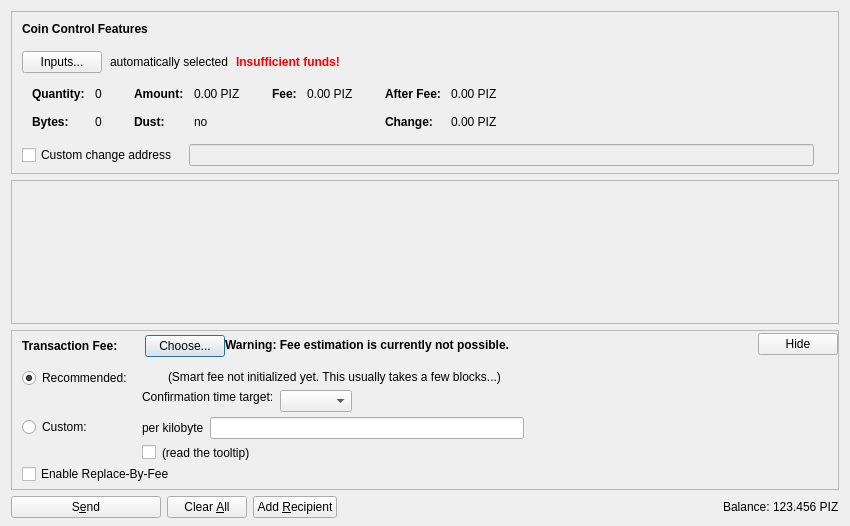
<?xml version="1.0" encoding="UTF-8"?>
<ui version="4.0">
 <class>SendCoinsDialog</class>
 <widget class="QDialog" name="SendCoinsDialog">
  <property name="geometry">
   <rect>
    <x>0</x>
    <y>0</y>
    <width>850</width>
    <height>526</height>
   </rect>
  </property>
  <property name="windowTitle">
   <string>Send Coins</string>
  </property>
  <layout class="QVBoxLayout" name="verticalLayout" stretch="0,1,0,0">
   <property name="bottomMargin">
    <number>8</number>
   </property>
   <item>
    <widget class="QFrame" name="frameCoinControl">
     <property name="sizePolicy">
      <sizepolicy hsizetype="Expanding" vsizetype="Expanding">
       <horstretch>0</horstretch>
       <verstretch>0</verstretch>
      </sizepolicy>
     </property>
     <property name="maximumSize">
      <size>
       <width>16777215</width>
       <height>16777215</height>
      </size>
     </property>
     <property name="frameShape">
      <enum>QFrame::StyledPanel</enum>
     </property>
     <property name="frameShadow">
      <enum>QFrame::Sunken</enum>
     </property>
     <layout class="QVBoxLayout" name="verticalLayoutCoinControl2">
      <property name="spacing">
       <number>0</number>
      </property>
      <property name="leftMargin">
       <number>0</number>
      </property>
      <property name="topMargin">
       <number>0</number>
      </property>
      <property name="rightMargin">
       <number>0</number>
      </property>
      <property name="bottomMargin">
       <number>6</number>
      </property>
      <item>
       <layout class="QVBoxLayout" name="verticalLayoutCoinControl" stretch="0,0,0,0,1">
        <property name="spacing">
         <number>0</number>
        </property>
        <property name="leftMargin">
         <number>10</number>
        </property>
        <property name="topMargin">
         <number>10</number>
        </property>
        <item>
         <layout class="QHBoxLayout" name="horizontalLayoutCoinControl1">
          <property name="bottomMargin">
           <number>15</number>
          </property>
          <item>
           <widget class="QLabel" name="labelCoinControlFeatures">
            <property name="sizePolicy">
             <sizepolicy hsizetype="Preferred" vsizetype="Maximum">
              <horstretch>0</horstretch>
              <verstretch>0</verstretch>
             </sizepolicy>
            </property>
            <property name="font">
             <font>
              <weight>75</weight>
              <bold>true</bold>
             </font>
            </property>
            <property name="styleSheet">
             <string notr="true">font-weight:bold;</string>
            </property>
            <property name="text">
             <string>Coin Control Features</string>
            </property>
           </widget>
          </item>
         </layout>
        </item>
        <item>
         <layout class="QHBoxLayout" name="horizontalLayoutCoinControl2" stretch="0,0,0,0">
          <property name="spacing">
           <number>8</number>
          </property>
          <property name="bottomMargin">
           <number>10</number>
          </property>
          <item>
           <widget class="QPushButton" name="pushButtonCoinControl">
            <property name="styleSheet">
             <string notr="true"/>
            </property>
            <property name="text">
             <string>Inputs...</string>
            </property>
            <property name="autoDefault">
             <bool>false</bool>
            </property>
           </widget>
          </item>
          <item>
           <widget class="QLabel" name="labelCoinControlAutomaticallySelected">
            <property name="text">
             <string>automatically selected</string>
            </property>
            <property name="margin">
             <number>5</number>
            </property>
           </widget>
          </item>
          <item>
           <widget class="QLabel" name="labelCoinControlInsuffFunds">
            <property name="font">
             <font>
              <weight>75</weight>
              <bold>true</bold>
             </font>
            </property>
            <property name="styleSheet">
             <string notr="true">color:red;font-weight:bold;</string>
            </property>
            <property name="text">
             <string>Insufficient funds!</string>
            </property>
            <property name="margin">
             <number>5</number>
            </property>
           </widget>
          </item>
          <item>
           <spacer name="horizontalSpacerCoinControl">
            <property name="orientation">
             <enum>Qt::Horizontal</enum>
            </property>
            <property name="sizeHint" stdset="0">
             <size>
              <width>40</width>
              <height>1</height>
             </size>
            </property>
           </spacer>
          </item>
         </layout>
        </item>
        <item>
         <widget class="QWidget" name="widgetCoinControl" native="true">
          <property name="sizePolicy">
           <sizepolicy hsizetype="Preferred" vsizetype="Preferred">
            <horstretch>0</horstretch>
            <verstretch>0</verstretch>
           </sizepolicy>
          </property>
          <property name="minimumSize">
           <size>
            <width>0</width>
            <height>0</height>
           </size>
          </property>
          <property name="styleSheet">
           <string notr="true"/>
          </property>
          <layout class="QHBoxLayout" name="horizontalLayoutCoinControl5">
           <property name="leftMargin">
            <number>0</number>
           </property>
           <property name="topMargin">
            <number>0</number>
           </property>
           <property name="rightMargin">
            <number>0</number>
           </property>
           <property name="bottomMargin">
            <number>0</number>
           </property>
           <item>
            <layout class="QHBoxLayout" name="horizontalLayoutCoinControl3" stretch="0,0,0,1">
             <property name="spacing">
              <number>20</number>
             </property>
             <property name="topMargin">
              <number>0</number>
             </property>
             <property name="bottomMargin">
              <number>10</number>
             </property>
             <item>
              <layout class="QFormLayout" name="formLayoutCoinControl1">
               <property name="horizontalSpacing">
                <number>10</number>
               </property>
               <property name="verticalSpacing">
                <number>14</number>
               </property>
               <property name="leftMargin">
                <number>10</number>
               </property>
               <property name="topMargin">
                <number>4</number>
               </property>
               <property name="rightMargin">
                <number>6</number>
               </property>
               <item row="0" column="0">
                <widget class="QLabel" name="labelCoinControlQuantityText">
                 <property name="font">
                  <font>
                   <weight>75</weight>
                   <bold>true</bold>
                  </font>
                 </property>
                 <property name="text">
                  <string>Quantity:</string>
                 </property>
                 <property name="margin">
                  <number>0</number>
                 </property>
                </widget>
               </item>
               <item row="0" column="1">
                <widget class="QLabel" name="labelCoinControlQuantity">
                 <property name="cursor">
                  <cursorShape>IBeamCursor</cursorShape>
                 </property>
                 <property name="contextMenuPolicy">
                  <enum>Qt::ActionsContextMenu</enum>
                 </property>
                 <property name="text">
                  <string notr="true">0</string>
                 </property>
                 <property name="margin">
                  <number>0</number>
                 </property>
                 <property name="textInteractionFlags">
                  <set>Qt::LinksAccessibleByMouse|Qt::TextSelectableByKeyboard|Qt::TextSelectableByMouse</set>
                 </property>
                </widget>
               </item>
               <item row="1" column="0">
                <widget class="QLabel" name="labelCoinControlBytesText">
                 <property name="font">
                  <font>
                   <weight>75</weight>
                   <bold>true</bold>
                  </font>
                 </property>
                 <property name="text">
                  <string>Bytes:</string>
                 </property>
                </widget>
               </item>
               <item row="1" column="1">
                <widget class="QLabel" name="labelCoinControlBytes">
                 <property name="cursor">
                  <cursorShape>IBeamCursor</cursorShape>
                 </property>
                 <property name="contextMenuPolicy">
                  <enum>Qt::ActionsContextMenu</enum>
                 </property>
                 <property name="text">
                  <string notr="true">0</string>
                 </property>
                 <property name="textInteractionFlags">
                  <set>Qt::LinksAccessibleByMouse|Qt::TextSelectableByKeyboard|Qt::TextSelectableByMouse</set>
                 </property>
                </widget>
               </item>
              </layout>
             </item>
             <item>
              <layout class="QFormLayout" name="formLayoutCoinControl2">
               <property name="horizontalSpacing">
                <number>10</number>
               </property>
               <property name="verticalSpacing">
                <number>14</number>
               </property>
               <property name="leftMargin">
                <number>6</number>
               </property>
               <property name="topMargin">
                <number>4</number>
               </property>
               <property name="rightMargin">
                <number>6</number>
               </property>
               <item row="0" column="0">
                <widget class="QLabel" name="labelCoinControlAmountText">
                 <property name="font">
                  <font>
                   <weight>75</weight>
                   <bold>true</bold>
                  </font>
                 </property>
                 <property name="text">
                  <string>Amount:</string>
                 </property>
                 <property name="margin">
                  <number>0</number>
                 </property>
                </widget>
               </item>
               <item row="0" column="1">
                <widget class="QLabel" name="labelCoinControlAmount">
                 <property name="cursor">
                  <cursorShape>IBeamCursor</cursorShape>
                 </property>
                 <property name="contextMenuPolicy">
                  <enum>Qt::ActionsContextMenu</enum>
                 </property>
                 <property name="text">
                  <string notr="true">0.00 PIZ</string>
                 </property>
                 <property name="textInteractionFlags">
                  <set>Qt::LinksAccessibleByMouse|Qt::TextSelectableByKeyboard|Qt::TextSelectableByMouse</set>
                 </property>
                </widget>
               </item>
               <item row="1" column="0">
                <widget class="QLabel" name="labelCoinControlLowOutputText">
                 <property name="font">
                  <font>
                   <weight>75</weight>
                   <bold>true</bold>
                  </font>
                 </property>
                 <property name="text">
                  <string>Dust:</string>
                 </property>
                </widget>
               </item>
               <item row="1" column="1">
                <widget class="QLabel" name="labelCoinControlLowOutput">
                 <property name="cursor">
                  <cursorShape>IBeamCursor</cursorShape>
                 </property>
                 <property name="contextMenuPolicy">
                  <enum>Qt::ActionsContextMenu</enum>
                 </property>
                 <property name="text">
                  <string notr="true">no</string>
                 </property>
                 <property name="textInteractionFlags">
                  <set>Qt::LinksAccessibleByMouse|Qt::TextSelectableByKeyboard|Qt::TextSelectableByMouse</set>
                 </property>
                </widget>
               </item>
              </layout>
             </item>
             <item>
              <layout class="QFormLayout" name="formLayoutCoinControl3">
               <property name="horizontalSpacing">
                <number>10</number>
               </property>
               <property name="verticalSpacing">
                <number>14</number>
               </property>
               <property name="leftMargin">
                <number>6</number>
               </property>
               <property name="topMargin">
                <number>4</number>
               </property>
               <property name="rightMargin">
                <number>6</number>
               </property>
               <item row="0" column="0">
                <widget class="QLabel" name="labelCoinControlFeeText">
                 <property name="font">
                  <font>
                   <weight>75</weight>
                   <bold>true</bold>
                  </font>
                 </property>
                 <property name="text">
                  <string>Fee:</string>
                 </property>
                 <property name="margin">
                  <number>0</number>
                 </property>
                </widget>
               </item>
               <item row="0" column="1">
                <widget class="QLabel" name="labelCoinControlFee">
                 <property name="cursor">
                  <cursorShape>IBeamCursor</cursorShape>
                 </property>
                 <property name="contextMenuPolicy">
                  <enum>Qt::ActionsContextMenu</enum>
                 </property>
                 <property name="text">
                  <string notr="true">0.00 PIZ</string>
                 </property>
                 <property name="textInteractionFlags">
                  <set>Qt::LinksAccessibleByMouse|Qt::TextSelectableByKeyboard|Qt::TextSelectableByMouse</set>
                 </property>
                </widget>
               </item>
              </layout>
             </item>
             <item>
              <layout class="QFormLayout" name="formLayoutCoinControl4">
               <property name="horizontalSpacing">
                <number>10</number>
               </property>
               <property name="verticalSpacing">
                <number>14</number>
               </property>
               <property name="leftMargin">
                <number>6</number>
               </property>
               <property name="topMargin">
                <number>4</number>
               </property>
               <property name="rightMargin">
                <number>6</number>
               </property>
               <item row="0" column="0">
                <widget class="QLabel" name="labelCoinControlAfterFeeText">
                 <property name="font">
                  <font>
                   <weight>75</weight>
                   <bold>true</bold>
                  </font>
                 </property>
                 <property name="text">
                  <string>After Fee:</string>
                 </property>
                 <property name="margin">
                  <number>0</number>
                 </property>
                </widget>
               </item>
               <item row="0" column="1">
                <widget class="QLabel" name="labelCoinControlAfterFee">
                 <property name="cursor">
                  <cursorShape>IBeamCursor</cursorShape>
                 </property>
                 <property name="contextMenuPolicy">
                  <enum>Qt::ActionsContextMenu</enum>
                 </property>
                 <property name="text">
                  <string notr="true">0.00 PIZ</string>
                 </property>
                 <property name="textInteractionFlags">
                  <set>Qt::LinksAccessibleByMouse|Qt::TextSelectableByKeyboard|Qt::TextSelectableByMouse</set>
                 </property>
                </widget>
               </item>
               <item row="1" column="0">
                <widget class="QLabel" name="labelCoinControlChangeText">
                 <property name="font">
                  <font>
                   <weight>75</weight>
                   <bold>true</bold>
                  </font>
                 </property>
                 <property name="text">
                  <string>Change:</string>
                 </property>
                </widget>
               </item>
               <item row="1" column="1">
                <widget class="QLabel" name="labelCoinControlChange">
                 <property name="cursor">
                  <cursorShape>IBeamCursor</cursorShape>
                 </property>
                 <property name="contextMenuPolicy">
                  <enum>Qt::ActionsContextMenu</enum>
                 </property>
                 <property name="text">
                  <string notr="true">0.00 PIZ</string>
                 </property>
                 <property name="textInteractionFlags">
                  <set>Qt::LinksAccessibleByMouse|Qt::TextSelectableByKeyboard|Qt::TextSelectableByMouse</set>
                 </property>
                </widget>
               </item>
              </layout>
             </item>
            </layout>
           </item>
          </layout>
         </widget>
        </item>
        <item>
         <layout class="QHBoxLayout" name="horizontalLayoutCoinControl4" stretch="0,0,0">
          <property name="spacing">
           <number>12</number>
          </property>
          <property name="sizeConstraint">
           <enum>QLayout::SetDefaultConstraint</enum>
          </property>
          <property name="topMargin">
           <number>5</number>
          </property>
          <property name="rightMargin">
           <number>5</number>
          </property>
          <item>
           <widget class="QCheckBox" name="checkBoxCoinControlChange">
            <property name="toolTip">
             <string>If this is activated, but the change address is empty or invalid, change will be sent to a newly generated address.</string>
            </property>
            <property name="text">
             <string>Custom change address</string>
            </property>
           </widget>
          </item>
          <item>
           <widget class="QValidatedLineEdit" name="lineEditCoinControlChange">
            <property name="enabled">
             <bool>false</bool>
            </property>
            <property name="sizePolicy">
             <sizepolicy hsizetype="Expanding" vsizetype="Fixed">
              <horstretch>0</horstretch>
              <verstretch>0</verstretch>
             </sizepolicy>
            </property>
           </widget>
          </item>
          <item>
           <widget class="QLabel" name="labelCoinControlChangeLabel">
            <property name="sizePolicy">
             <sizepolicy hsizetype="Preferred" vsizetype="Expanding">
              <horstretch>0</horstretch>
              <verstretch>0</verstretch>
             </sizepolicy>
            </property>
            <property name="minimumSize">
             <size>
              <width>0</width>
              <height>0</height>
             </size>
            </property>
            <property name="text">
             <string/>
            </property>
            <property name="margin">
             <number>3</number>
            </property>
           </widget>
          </item>
         </layout>
        </item>
        <item>
         <spacer name="verticalSpacerCoinControl">
          <property name="orientation">
           <enum>Qt::Vertical</enum>
          </property>
          <property name="sizeHint" stdset="0">
           <size>
            <width>800</width>
            <height>1</height>
           </size>
          </property>
         </spacer>
        </item>
       </layout>
      </item>
     </layout>
    </widget>
   </item>
   <item>
    <widget class="QScrollArea" name="scrollArea">
     <property name="widgetResizable">
      <bool>true</bool>
     </property>
     <widget class="QWidget" name="scrollAreaWidgetContents">
      <property name="geometry">
       <rect>
        <x>0</x>
        <y>0</y>
        <width>830</width>
        <height>104</height>
       </rect>
      </property>
      <layout class="QVBoxLayout" name="verticalLayout_2" stretch="0,1">
       <property name="leftMargin">
        <number>0</number>
       </property>
       <property name="topMargin">
        <number>0</number>
       </property>
       <property name="rightMargin">
        <number>0</number>
       </property>
       <property name="bottomMargin">
        <number>0</number>
       </property>
       <item>
        <layout class="QVBoxLayout" name="entries">
         <property name="spacing">
          <number>6</number>
         </property>
        </layout>
       </item>
       <item>
        <spacer name="verticalSpacer">
         <property name="orientation">
          <enum>Qt::Vertical</enum>
         </property>
         <property name="sizeHint" stdset="0">
          <size>
           <width>20</width>
           <height>40</height>
          </size>
         </property>
        </spacer>
       </item>
      </layout>
     </widget>
    </widget>
   </item>
   <item>
    <widget class="QFrame" name="frameFee">
     <property name="sizePolicy">
      <sizepolicy hsizetype="Expanding" vsizetype="Expanding">
       <horstretch>0</horstretch>
       <verstretch>0</verstretch>
      </sizepolicy>
     </property>
     <property name="maximumSize">
      <size>
       <width>16777215</width>
       <height>16777215</height>
      </size>
     </property>
     <property name="frameShape">
      <enum>QFrame::StyledPanel</enum>
     </property>
     <property name="frameShadow">
      <enum>QFrame::Sunken</enum>
     </property>
     <layout class="QVBoxLayout" name="verticalLayoutFee1">
      <property name="spacing">
       <number>0</number>
      </property>
      <property name="leftMargin">
       <number>0</number>
      </property>
      <property name="topMargin">
       <number>0</number>
      </property>
      <property name="rightMargin">
       <number>0</number>
      </property>
      <property name="bottomMargin">
       <number>0</number>
      </property>
      <item>
       <layout class="QVBoxLayout" name="verticalLayoutFee2" stretch="0,0,0">
        <property name="spacing">
         <number>0</number>
        </property>
        <property name="leftMargin">
         <number>10</number>
        </property>
        <property name="topMargin">
         <number>0</number>
        </property>
        <item>
         <layout class="QHBoxLayout" name="horizontalLayoutFee1">
          <property name="bottomMargin">
           <number>0</number>
          </property>
          <item>
           <layout class="QVBoxLayout" name="verticalLayoutFee7">
            <property name="spacing">
             <number>0</number>
            </property>
            <item>
             <spacer name="verticalSpacerSmartFee">
              <property name="orientation">
               <enum>Qt::Vertical</enum>
              </property>
              <property name="sizeType">
               <enum>QSizePolicy::Fixed</enum>
              </property>
              <property name="sizeHint" stdset="0">
               <size>
                <width>1</width>
                <height>4</height>
               </size>
              </property>
             </spacer>
            </item>
            <item>
             <layout class="QHBoxLayout" name="horizontalLayoutSmartFee">
              <property name="spacing">
               <number>10</number>
              </property>
              <item>
               <widget class="QLabel" name="labelFeeHeadline">
                <property name="sizePolicy">
                 <sizepolicy hsizetype="Preferred" vsizetype="Maximum">
                  <horstretch>0</horstretch>
                  <verstretch>0</verstretch>
                 </sizepolicy>
                </property>
                <property name="font">
                 <font>
                  <weight>75</weight>
                  <bold>true</bold>
                 </font>
                </property>
                <property name="styleSheet">
                 <string notr="true">font-weight:bold;</string>
                </property>
                <property name="text">
                 <string>Transaction Fee:</string>
                </property>
               </widget>
              </item>
              <item>
               <widget class="QLabel" name="labelFeeMinimized">
                <property name="text">
                 <string/>
                </property>
               </widget>
              </item>
              <item>
               <widget class="QPushButton" name="buttonChooseFee">
                <property name="text">
                 <string>Choose...</string>
                </property>
               </widget>
              </item>
             </layout>
            </item>
            <item>
             <spacer name="verticalSpacer_5">
              <property name="orientation">
               <enum>Qt::Vertical</enum>
              </property>
              <property name="sizeHint" stdset="0">
               <size>
                <width>1</width>
                <height>1</height>
               </size>
              </property>
             </spacer>
            </item>
           </layout>
          </item>
          <item>
           <widget class="QLabel" name="fallbackFeeWarningLabel">
            <property name="toolTip">
             <string>Using the fallbackfee can result in sending a transaction that will take several hours or days (or never) to confirm. Consider choosing your fee manually or wait until you have validated the complete chain.</string>
            </property>
            <property name="font">
            <font>
                <weight>75</weight>
                <bold>true</bold>
            </font>
            </property>
            <property name="text">
             <string>Warning: Fee estimation is currently not possible.</string>
            </property>
            <property name="wordWrap">
             <bool>false</bool>
            </property>
           </widget>
          </item>
          <item>
           <spacer name="horizontalSpacer_4">
            <property name="orientation">
             <enum>Qt::Horizontal</enum>
            </property>
            <property name="sizeType">
             <enum>QSizePolicy::MinimumExpanding</enum>
            </property>
            <property name="sizeHint" stdset="0">
             <size>
              <width>40</width>
              <height>20</height>
             </size>
            </property>
           </spacer>
          </item>
          <item>
           <widget class="QPushButton" name="buttonMinimizeFee">
            <property name="toolTip">
             <string>collapse fee-settings</string>
            </property>
            <property name="text">
             <string>Hide</string>
            </property>
           </widget>
          </item>
         </layout>
        </item>
        <item>
         <widget class="QFrame" name="frameFeeSelection">
          <layout class="QVBoxLayout" name="verticalLayoutFee12">
           <property name="spacing">
            <number>0</number>
           </property>
           <property name="leftMargin">
            <number>0</number>
           </property>
           <property name="topMargin">
            <number>0</number>
           </property>
           <property name="rightMargin">
            <number>0</number>
           </property>
           <property name="bottomMargin">
            <number>0</number>
           </property>
           <item>
            <layout class="QGridLayout" name="gridLayoutFee">
             <property name="topMargin">
              <number>10</number>
             </property>
             <property name="bottomMargin">
              <number>4</number>
             </property>
             <property name="horizontalSpacing">
              <number>10</number>
             </property>
             <property name="verticalSpacing">
              <number>4</number>
             </property>
             <item row="1" column="1">
              <layout class="QVBoxLayout" name="verticalLayoutFee8">
               <property name="spacing">
                <number>6</number>
               </property>
               <item>
                <layout class="QHBoxLayout" name="horizontalLayoutFee13">
                 <item>
                  <widget class="QLabel" name="labelCustomPerKilobyte">
                   <property name="toolTip">
                    <string>Specify a custom fee per kB (1,000 bytes) of the transaction's virtual size.

Note:  Since the fee is calculated on a per-byte basis, a fee of "100 satoshis per kB" for a transaction size of 500 bytes (half of 1 kB) would ultimately yield a fee of only 50 satoshis.</string>
                   </property>
                   <property name="text">
                    <string>per kilobyte</string>
                   </property>
                  </widget>
                 </item>
                 <item>
                  <widget class="PizcoinAmountField" name="customFee"/>
                 </item>
                 <item>
                  <spacer name="horizontalSpacer_6">
                   <property name="orientation">
                    <enum>Qt::Horizontal</enum>
                   </property>
                   <property name="sizeHint" stdset="0">
                    <size>
                     <width>1</width>
                     <height>1</height>
                    </size>
                   </property>
                  </spacer>
                 </item>
                </layout>
               </item>
               <item>
                <layout class="QHBoxLayout" name="horizontalLayoutFee8">
                 <item>
                  <widget class="QCheckBox" name="checkBoxMinimumFee">
                   <property name="toolTip">
                    <string>Paying only the minimum fee is just fine as long as there is less transaction volume than space in the blocks. But be aware that this can end up in a never confirming transaction once there is more demand for pizcoin transactions than the network can process.</string>
                   </property>
                   <property name="text">
                    <string/>
                   </property>
                  </widget>
                 </item>
                 <item>
                  <widget class="QLabel" name="labelMinFeeWarning">
                   <property name="enabled">
                    <bool>true</bool>
                   </property>
                   <property name="toolTip">
                    <string>Paying only the minimum fee is just fine as long as there is less transaction volume than space in the blocks. But be aware that this can end up in a never confirming transaction once there is more demand for pizcoin transactions than the network can process.</string>
                   </property>
                   <property name="text">
                    <string>(read the tooltip)</string>
                   </property>
                   <property name="margin">
                    <number>5</number>
                   </property>
                  </widget>
                 </item>
                 <item>
                  <spacer name="horizontalSpacer_2">
                   <property name="orientation">
                    <enum>Qt::Horizontal</enum>
                   </property>
                   <property name="sizeHint" stdset="0">
                    <size>
                     <width>1</width>
                     <height>1</height>
                    </size>
                   </property>
                  </spacer>
                 </item>
                </layout>
               </item>
              </layout>
             </item>
             <item row="0" column="0">
              <layout class="QVBoxLayout" name="verticalLayoutFee4" stretch="0,1">
               <item>
                <widget class="QRadioButton" name="radioSmartFee">
                 <property name="text">
                  <string>Recommended:</string>
                 </property>
                 <property name="checked">
                  <bool>true</bool>
                 </property>
                 <attribute name="buttonGroup">
                  <string notr="true">groupFee</string>
                 </attribute>
                </widget>
               </item>
               <item>
                <spacer name="verticalSpacer_2">
                 <property name="orientation">
                  <enum>Qt::Vertical</enum>
                 </property>
                 <property name="sizeHint" stdset="0">
                  <size>
                   <width>1</width>
                   <height>1</height>
                  </size>
                 </property>
                </spacer>
               </item>
              </layout>
             </item>
             <item row="1" column="0">
              <layout class="QVBoxLayout" name="verticalLayoutFee9" stretch="0,1">
               <item>
                <widget class="QRadioButton" name="radioCustomFee">
                 <property name="text">
                  <string>Custom:</string>
                 </property>
                 <attribute name="buttonGroup">
                  <string notr="true">groupFee</string>
                 </attribute>
                </widget>
               </item>
               <item>
                <spacer name="verticalSpacer_6">
                 <property name="orientation">
                  <enum>Qt::Vertical</enum>
                 </property>
                 <property name="sizeHint" stdset="0">
                  <size>
                   <width>1</width>
                   <height>1</height>
                  </size>
                 </property>
                </spacer>
               </item>
              </layout>
             </item>
             <item row="0" column="1">
              <layout class="QVBoxLayout" name="verticalLayoutFee3" stretch="0,0,1">
               <property name="spacing">
                <number>6</number>
               </property>
               <property name="topMargin">
                <number>2</number>
               </property>
               <item>
                <layout class="QHBoxLayout" name="horizontalLayoutFee12">
                 <item>
                  <widget class="QLabel" name="labelSmartFee">
                   <property name="text">
                    <string/>
                   </property>
                   <property name="margin">
                    <number>2</number>
                   </property>
                  </widget>
                 </item>
                 <item>
                  <widget class="QLabel" name="labelFeeEstimation">
                   <property name="text">
                    <string/>
                   </property>
                  </widget>
                 </item>
                 <item>
                  <widget class="QLabel" name="labelSmartFee2">
                   <property name="text">
                    <string>(Smart fee not initialized yet. This usually takes a few blocks...)</string>
                   </property>
                   <property name="margin">
                    <number>2</number>
                   </property>
                  </widget>
                 </item>
                 <item>
                  <spacer name="horizontalSpacer_5">
                   <property name="orientation">
                    <enum>Qt::Horizontal</enum>
                   </property>
                   <property name="sizeHint" stdset="0">
                    <size>
                     <width>1</width>
                     <height>1</height>
                    </size>
                   </property>
                  </spacer>
                 </item>
                </layout>
               </item>
               <item>
                <layout class="QHBoxLayout" name="horizontalLayoutFee9">
                 <item>
                  <layout class="QVBoxLayout" name="verticalLayoutFee6">
                   <item>
                    <widget class="QLabel" name="labelSmartFee3">
                     <property name="text">
                      <string>Confirmation time target:</string>
                     </property>
                     <property name="margin">
                      <number>2</number>
                     </property>
                    </widget>
                   </item>
                   <item>
                    <spacer name="verticalSpacer_3">
                     <property name="orientation">
                      <enum>Qt::Vertical</enum>
                     </property>
                     <property name="sizeHint" stdset="0">
                      <size>
                       <width>1</width>
                       <height>1</height>
                      </size>
                     </property>
                    </spacer>
                   </item>
                  </layout>
                 </item>
                 <item>
                  <layout class="QVBoxLayout" name="verticalLayoutFee5">
                   <property name="rightMargin">
                    <number>30</number>
                   </property>
                   <item>
                    <layout class="QHBoxLayout" name="horizontalLayoutConfTarget">
                     <property name="bottomMargin">
                      <number>0</number>
                     </property>
                     <item>
                      <widget class="QComboBox" name="confTargetSelector"/>
                     </item>
                     <item>
                      <spacer name="horizontalSpacerConfTarget">
                       <property name="orientation">
                        <enum>Qt::Horizontal</enum>
                       </property>
                       <property name="sizeHint" stdset="0">
                        <size>
                         <width>40</width>
                         <height>20</height>
                        </size>
                       </property>
                      </spacer>
                     </item>
                    </layout>
                   </item>
                  </layout>
                 </item>
                </layout>
               </item>
               <item>
                <spacer name="verticalSpacer_4">
                 <property name="orientation">
                  <enum>Qt::Vertical</enum>
                 </property>
                 <property name="sizeHint" stdset="0">
                  <size>
                   <width>1</width>
                   <height>1</height>
                  </size>
                 </property>
                </spacer>
               </item>
              </layout>
             </item>
            </layout>
           </item>
           <item>
            <widget class="QCheckBox" name="optInRBF">
             <property name="text">
              <string>Enable Replace-By-Fee</string>
             </property>
             <property name="toolTip">
              <string>With Replace-By-Fee (BIP-125) you can increase a transaction's fee after it is sent. Without this, a higher fee may be recommended to compensate for increased transaction delay risk.</string>
             </property>
            </widget>
           </item>
          </layout>
         </widget>
        </item>
        <item>
         <spacer name="verticalSpacerFee">
          <property name="orientation">
           <enum>Qt::Vertical</enum>
          </property>
          <property name="sizeHint" stdset="0">
           <size>
            <width>40</width>
            <height>5</height>
           </size>
          </property>
         </spacer>
        </item>
       </layout>
      </item>
     </layout>
    </widget>
   </item>
   <item>
    <layout class="QHBoxLayout" name="horizontalLayout">
     <item>
      <widget class="QPushButton" name="sendButton">
       <property name="minimumSize">
        <size>
         <width>150</width>
         <height>0</height>
        </size>
       </property>
       <property name="toolTip">
        <string>Confirm the send action</string>
       </property>
       <property name="text">
        <string>S&amp;end</string>
       </property>
       <property name="icon">
        <iconset resource="../pizcoin.qrc">
         <normaloff>:/icons/send</normaloff>:/icons/send</iconset>
       </property>
       <property name="autoDefault">
        <bool>false</bool>
       </property>
       <property name="default">
        <bool>false</bool>
       </property>
      </widget>
     </item>
     <item>
      <widget class="QPushButton" name="clearButton">
       <property name="sizePolicy">
        <sizepolicy hsizetype="Minimum" vsizetype="Fixed">
         <horstretch>0</horstretch>
         <verstretch>0</verstretch>
        </sizepolicy>
       </property>
       <property name="toolTip">
        <string>Clear all fields of the form.</string>
       </property>
       <property name="text">
        <string>Clear &amp;All</string>
       </property>
       <property name="icon">
        <iconset resource="../pizcoin.qrc">
         <normaloff>:/icons/remove</normaloff>:/icons/remove</iconset>
       </property>
       <property name="autoDefault">
        <bool>false</bool>
       </property>
      </widget>
     </item>
     <item>
      <widget class="QPushButton" name="addButton">
       <property name="toolTip">
        <string>Send to multiple recipients at once</string>
       </property>
       <property name="text">
        <string>Add &amp;Recipient</string>
       </property>
       <property name="icon">
        <iconset resource="../pizcoin.qrc">
         <normaloff>:/icons/add</normaloff>:/icons/add</iconset>
       </property>
       <property name="autoDefault">
        <bool>false</bool>
       </property>
      </widget>
     </item>
     <item>
      <spacer name="horizontalSpacer">
       <property name="orientation">
        <enum>Qt::Horizontal</enum>
       </property>
       <property name="sizeHint" stdset="0">
        <size>
         <width>40</width>
         <height>20</height>
        </size>
       </property>
      </spacer>
     </item>
     <item>
      <layout class="QHBoxLayout" name="horizontalLayout_2">
       <property name="spacing">
        <number>3</number>
       </property>
       <item>
        <widget class="QLabel" name="label">
         <property name="sizePolicy">
          <sizepolicy hsizetype="Preferred" vsizetype="Fixed">
           <horstretch>0</horstretch>
           <verstretch>0</verstretch>
          </sizepolicy>
         </property>
         <property name="text">
          <string>Balance:</string>
         </property>
        </widget>
       </item>
       <item>
        <widget class="QLabel" name="labelBalance">
         <property name="sizePolicy">
          <sizepolicy hsizetype="Preferred" vsizetype="Fixed">
           <horstretch>0</horstretch>
           <verstretch>0</verstretch>
          </sizepolicy>
         </property>
         <property name="cursor">
          <cursorShape>IBeamCursor</cursorShape>
         </property>
         <property name="text">
          <string notr="true">123.456 PIZ</string>
         </property>
         <property name="textInteractionFlags">
          <set>Qt::LinksAccessibleByMouse|Qt::TextSelectableByKeyboard|Qt::TextSelectableByMouse</set>
         </property>
        </widget>
       </item>
      </layout>
     </item>
    </layout>
   </item>
  </layout>
 </widget>
 <customwidgets>
  <customwidget>
   <class>QValidatedLineEdit</class>
   <extends>QLineEdit</extends>
   <header>qt/qvalidatedlineedit.h</header>
  </customwidget>
  <customwidget>
   <class>PizcoinAmountField</class>
   <extends>QLineEdit</extends>
   <header>qt/pizcoinamountfield.h</header>
   <container>1</container>
  </customwidget>
 </customwidgets>
 <resources>
  <include location="../pizcoin.qrc"/>
 </resources>
 <connections/>
 <buttongroups>
  <buttongroup name="groupFee"/>
 </buttongroups>
</ui>
